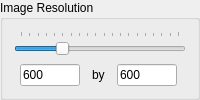
       <widget class="QGroupBox" name="resolution_grp">
        <property name="sizePolicy">
         <sizepolicy hsizetype="Preferred" vsizetype="Preferred">
          <horstretch>0</horstretch>
          <verstretch>0</verstretch>
         </sizepolicy>
        </property>
        <property name="minimumSize">
         <size>
          <width>0</width>
          <height>0</height>
         </size>
        </property>
        <property name="title">
         <string>Image Resolution</string>
        </property>
        <layout class="QVBoxLayout" name="verticalLayout_2">
         <item>
          <widget class="QSlider" name="slider_res">
           <property name="sizePolicy">
            <sizepolicy hsizetype="Preferred" vsizetype="Preferred">
             <horstretch>0</horstretch>
             <verstretch>0</verstretch>
            </sizepolicy>
           </property>
           <property name="minimum">
            <number>100</number>
           </property>
           <property name="maximum">
            <number>2000</number>
           </property>
           <property name="singleStep">
            <number>100</number>
           </property>
           <property name="pageStep">
            <number>100</number>
           </property>
           <property name="value">
            <number>600</number>
           </property>
           <property name="orientation">
            <enum>Qt::Orientation::Horizontal</enum>
           </property>
           <property name="tickPosition">
            <enum>QSlider::TickPosition::TicksAbove</enum>
           </property>
           <property name="tickInterval">
            <number>100</number>
           </property>
          </widget>
         </item>
         <item>
          <layout class="QHBoxLayout" name="resolution_layout">
           <item>
            <widget class="QLineEdit" name="resolution_xres">
             <property name="sizePolicy">
              <sizepolicy hsizetype="Fixed" vsizetype="Fixed">
               <horstretch>0</horstretch>
               <verstretch>0</verstretch>
              </sizepolicy>
             </property>
             <property name="minimumSize">
              <size>
               <width>0</width>
               <height>0</height>
              </size>
             </property>
             <property name="maximumSize">
              <size>
               <width>60</width>
               <height>16777215</height>
              </size>
             </property>
             <property name="baseSize">
              <size>
               <width>0</width>
               <height>0</height>
              </size>
             </property>
             <property name="text">
              <string>600</string>
             </property>
            </widget>
           </item>
           <item>
            <widget class="QLabel" name="resolution_lbl">
             <property name="sizePolicy">
              <sizepolicy hsizetype="Fixed" vsizetype="Preferred">
               <horstretch>0</horstretch>
               <verstretch>0</verstretch>
              </sizepolicy>
             </property>
             <property name="text">
              <string>by</string>
             </property>
            </widget>
           </item>
           <item>
            <widget class="QLineEdit" name="resolution_yres">
             <property name="sizePolicy">
              <sizepolicy hsizetype="Fixed" vsizetype="Fixed">
               <horstretch>0</horstretch>
               <verstretch>0</verstretch>
              </sizepolicy>
             </property>
             <property name="minimumSize">
              <size>
               <width>0</width>
               <height>0</height>
              </size>
             </property>
             <property name="maximumSize">
              <size>
               <width>60</width>
               <height>16777215</height>
              </size>
             </property>
             <property name="baseSize">
              <size>
               <width>0</width>
               <height>0</height>
              </size>
             </property>
             <property name="text">
              <string>600</string>
             </property>
             <property name="readOnly">
              <bool>true</bool>
             </property>
            </widget>
           </item>
          </layout>
         </item>
        </layout>
       </widget>
